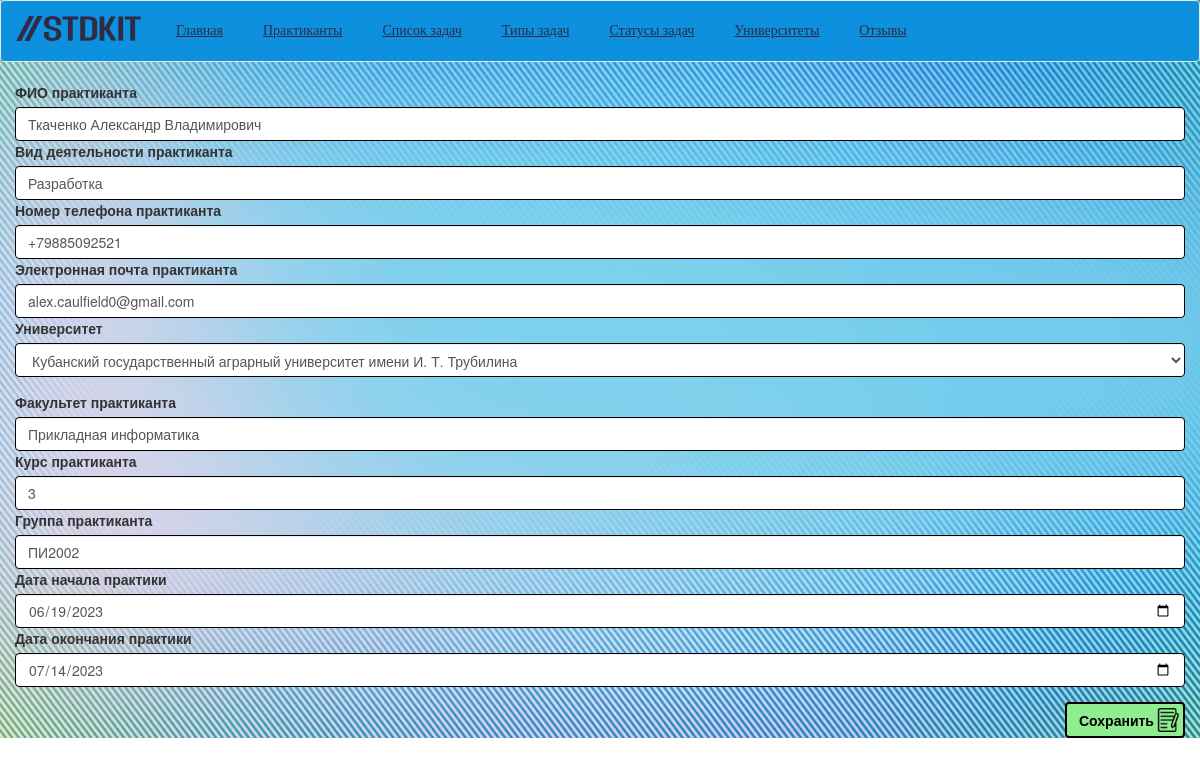
/STD-KIT/Edit/editPraktikanty.php?id_Praktikant=1, run on the app's committed database.
### tables this page shows
CREATE TABLE `Praktikanty` (
  `id_Praktikant` int NOT NULL,
  `Fio_Praktikant` varchar(100) NOT NULL,
  `Deyatelnost_Praktikant` varchar(100) NOT NULL,
  `Telephon_Praktikant` varchar(12) NOT NULL,
  `Pochta_Praktikant` varchar(60) NOT NULL,
  `Universitet_Praktikant` int NOT NULL,
  `Fakultet_Praktikant` varchar(60) NOT NULL,
  `Kurs_Praktikant` int NOT NULL,
  `Gruppa_Praktikant` varchar(10) NOT NULL,
  `NachaloPraktiki_Praktikant` date NOT NULL,
  `KonecPraktiki_Praktikant` date NOT NULL
);

### STD-KIT/Controllers/api.php (called while the page is built, shortened)
<?php
function getPraktikantById($db, $id){
    $sql = "SELECT * FROM `Praktikanty`
            LEFT JOIN Universitety ON `Praktikanty`.Universitet_Praktikant = `Universitety`.id_Universitet
            WHERE id_Praktikant = :id_Praktikant
            ";
    $stmt = $db->prepare($sql);
    $stmt->bindValue('id_Praktikant', $id, PDO::PARAM_INT);
    $stmt->execute();
    $row = $stmt->fetch(PDO::FETCH_ASSOC);
    return $row;
}
function getAllPraktikantyUniversitety($db){
    $sql = "SELECT * FROM `Universitety`";
    $res = array();
    $stmt = $db->prepare($sql);
    $stmt->execute();
    while($row = $stmt->fetch(PDO::FETCH_ASSOC)) {
        $res[$row['id_Universitet']] = $row;
    }
    return $res;
}

### STD-KIT/Edit/editPraktikanty.php (the view, shortened to what this page needs)
<!DOCTYPE html>
<html>
<head>
	<link href="//maxcdn.bootstrapcdn.com/bootstrap/3.3.7/css/bootstrap.min.css" rel="stylesheet">
</head>
<body>
	<header>
		<nav class="navbar navbar-default" role="navigation">
			<div class="container-fluid">
				<div class="navbar-header">
					<a class="navbar-brand" href="#"><img src="../Images/logo.png" alt="Студия КИТ.Практика" width="125" height="25"></a>
				</div>
				<div class="collapse navbar-collapse navbar-ex1-collapse">
					<ul class="nav navbar-nav">
						<li><a href="../index.php">Главная</a></li>
						<li><a href="../View/Praktikanty.php">Практиканты</a></li>
						<li><a href="../View/SpisokZadach.php">Список задач</a></li>
						<li><a href="../View/TipyZadach.php">Типы задач</a></li>
						<li><a href="../View/StatusyZadach.php">Статусы задач</a></li>
						<li><a href="../View/Universitety.php">Университеты</a></li>
						<li><a href="../View/Otzyvy.php">Отзывы</a></li>
					</ul>
				</div>
			</div>
		</nav>
	</header>
	<div id="content">
		<div class = "container-fluid">
			<?php include '../Controllers/db.php'; ?>
			<?php include '../Controllers/api.php'; ?>
			<?php
				$id = $_GET['id_Praktikant'];
				if($id){
				$listPraktikanty = getPraktikantById($db, $id);
				}else {
					echo "<h1>Error<h1>";
					exit();
				}
			?>
			<form action="../Save/savePraktikanty.php" method="post">
                <div class="form-group">
					<label for="fio">ФИО практиканта</label>
					<input type="text" class="form-control" id="fio" name="fio" value="<?php echo $listPraktikanty['Fio_Praktikant']; ?>">
                    <label for="deyat">Вид деятельности практиканта</label>
					<input type="text" class="form-control" id="deyat" name="deyat" value="<?php echo $listPraktikanty['Deyatelnost_Praktikant']; ?>">
                    <label for="phone">Номер телефона практиканта</label>
					<input type="text" class="form-control" id="phone" name="phone" value="<?php echo $listPraktikanty['Telephon_Praktikant']; ?>">
                    <label for="pochta">Электронная почта практиканта</label>
					<input type="text" class="form-control" id="pochta" name="pochta" value="<?php echo $listPraktikanty['Pochta_Praktikant']; ?>">
                    <div class="form-group">
						<label>Университет</label>
						<select name="univer" class="form-control" id="univer">
						<?php
    						$Universitety = getAllPraktikantyUniversitety($db);
    						foreach ($Universitety as $key => $value) {
        						$selected = '';
        						if ($value['id_Universitet'] == $listPraktikanty['Universitet_Praktikant']) {
            						$selected = 'selected';
        						}
        						echo '<option value="'.$value['id_Universitet'].'" '.$selected.'>'.$value['Imya_Universitet'].'</option>';
    						}
						?>
						</select>
					</div>
                    <label for="fakultet">Факультет практиканта</label>
					<input type="text" class="form-control" id="fakultet" name="fakultet" value="<?php echo $listPraktikanty['Fakultet_Praktikant']; ?>">
                    <label for="kurs">Курс практиканта</label>
					<input type="text" class="form-control" id="kurs" name="kurs" value="<?php echo $listPraktikanty['Kurs_Praktikant']; ?>">
                    <label for="gruppa">Группа практиканта</label>
					<input type="text" class="form-control" id="gruppa" name="gruppa" value="<?php echo $listPraktikanty['Gruppa_Praktikant']; ?>">
                    <label for="nachalo">Дата начала практики</label>
					<input type="date" class="form-control" id="nachalo" name="nachalo" value="<?php echo $listPraktikanty['NachaloPraktiki_Praktikant']; ?>">
                    <label for="konec">Дата окончания практики</label>
					<input type="date" class="form-control" id="konec" name="konec" value="<?php echo $listPraktikanty['KonecPraktiki_Praktikant']; ?>">
				</div>
				<div class="buttons">
					<button id="submitButton" type="submit" class="btn btn-default">Сохранить</button>
				</div>
			</form>
		</div>
	</div>
</body>
</html>

### STD-KIT/Edit/editPraktikanty.php (style rules this page uses)
.navbar { background-color: #0d91de; }
.navbar-nav { list-style: none; margin: 0; padding: 0; }
.navbar-nav li { display: inline-block; }
.navbar-nav li a { display: block; padding: 20px; color: #302b44 !important; font-family: Impact, fantasy; text-decoration-line: underline; }
.buttons { text-align: right; }
#addButton, #printButton, #submitButton { color: #000; background-color: lightgreen; border: 2px solid black; font-weight: bold; }
#submitButton { width: 120px; text-align: left; background-image: url("../Images/saveIcon.png"); background-size: 24px 24px; background-position: 89px 4px; background-repeat: no-repeat; }
.form-group { text-align: left; }
.form-control { border: 1px solid black; }
body { background-image: url("../Images/background.jpg"); background-repeat: no-repeat; background-size: cover; }

### data on the page
praktikanty: fio "Ткаченко Александр Владимирович", deyat "Разработка", phone "+79885092521", pochta "alex.caulfield0@gmail.com", fakultet "Прикладная информатика", kurs "3", gruppa "ПИ2002", nachalo "06/19/2023", konec "07/14/2023"

### other printed values
form field univer "Кубанский государственный аграрный университет имени И. Т. Трубилина"
